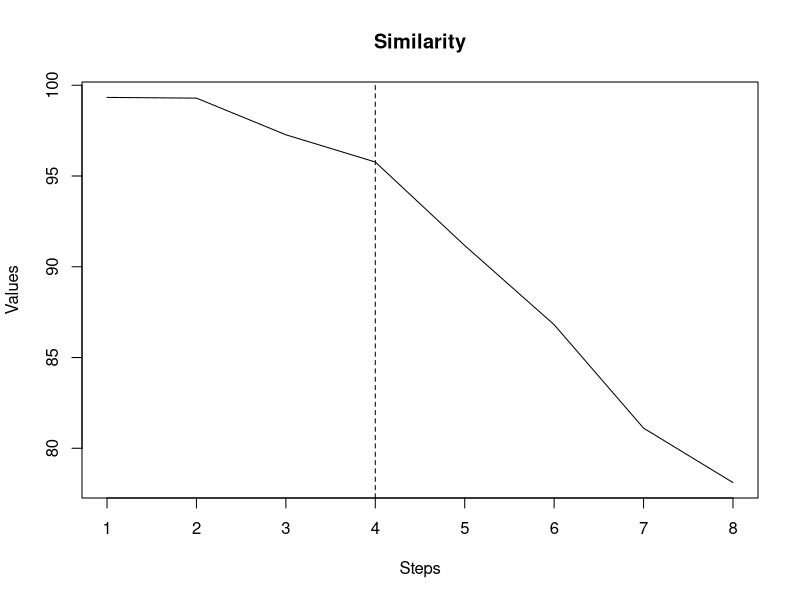

The R source for this figure:
## ---- chunk 1
matt <- read.csv2("data/confinanti.csv")
# matt is the name chosen for the full matrix
matw <- matt[,2:10]
matw
vap01 <- matt[,11]
vap06 <- matt[,12]
## ---- chunk 2
num <- matrix(0,9,9)
for (i in 1:9) for (j in 1:9) num[i,j] <- (vap01[i]-mean(vap01))*(vap01[j]-mean(vap01))*matw[i,j]
num2 <- sum(num)
den <- 0
for (i in 1:9) den[i] <- (vap01[i]-mean(vap01))^2
den1 <- sum(den)
IMoran <- 9/sum(matw)*num2/den1
IMoran
centr <- -1/(9-1); centr
IMoran > centr
## ---- chunk 3
numc <- matrix(0,9,9)
for (i in 1:9) for (j in 1:9) numc[i,j] <- ((vap01[i]-vap01[j])^2)*matw[i,j]
CGeary <- (8/(2*sum(matw)))*sum(numc)/sum(den)
CGeary
## ---- chunk 4
num <- matrix(0,9,9)
for (i in 1:9) for (j in 1:9) num[i,j] <- (vap06[i]-mean(vap06))*(vap06[j]-mean(vap06))*matw[i,j]
num2 <- sum(num)
den <- 0
for (i in 1:9) den[i] <- (vap06[i]-mean(vap06))^2
den1 <- sum(den)
IMoran <- 9/sum(matw)*num2/den1
IMoran
centr <- -1/(9-1); centr
IMoran > centr
## ---- chunk 5
numc <- matrix(0,9,9)
for (i in 1:9) for (j in 1:9) numc[i,j] <- ((vap06[i]-vap06[j])^2)*matw[i,j]
CGeary <- (8/(2*sum(matw)))*sum(numc)/sum(den)
CGeary
## ---- chunk 6
X <- c(12,25,16,81,55,70,18,48,51)
Y <- c(23,20,27,26,21,35,52,64,69)
## ---- chunk 7
d12 <- (X[1]-X[2])^2+(Y[1]-Y[2])^2; d12
## ---- chunk 8
d <- matrix(0,9,9)
for (i in 1:9) for (j in 1:9) d[i,j] <- (X[i]-X[j])^2+(Y[i]-Y[j])^2
## ---- chunk 9
d
## ---- chunk 10
dn <- d; d0 <- d; ind <- dim(dn)[2]; aggr <- 0
dn[lower.tri(dn,TRUE)] <- NA
for (j in 1:(ind-2)) {
  coord <- which(dn==min(dn,na.rm=TRUE),arr.ind=TRUE)
  minimo <- min(dn,na.rm=TRUE)
  aggr[j] <- minimo; dd <- 0
  for (i in 1:ind) dd[i] <- min(d0[coord[1],i],d0[i,coord[2]])
  dn[coord[1],] <- dd
  dn[,coord[1]] <- dd
  dn <- dn[,-coord[2]]
  dn <- dn[-coord[2],]
  d0[coord[1],] <- dd
  d0[,coord[1]] <- dd
  d0 <- d0[,-coord[2]]
  d0 <- d0[-coord[2],]
  ind <- ind-1
  dn[lower.tri(dn,TRUE)] <- NA
}
aggr[j+1] <- dn[1,2]
gruppi <- matrix(0,(dim(d)[2]-1),2)
for (i in 1:(dim(d)[2]-1)) gruppi[i,1:2] <- which(d==aggr[i],arr.ind=TRUE)[1:2]
gruppi <- cbind(gruppi,aggr)
colnames(gruppi) <- c("cl1","cl2","dist")
## ---- chunk 11
gruppi
## ---- chunk 12
#| fig-cap: "Figure 12.2 – Similarity index"
simil <- (1-gruppi[,3]/max(d))*100; round(simil,2)
plot(round(simil,2), type="l", main="Similarity", xlab="Steps", ylab="Values")
abline(v=4, lty=2)
## ---- chunk 13
X1 <- c(16,12,13,11,10,9,8,7,5,3,2,0)
X2 <- c(8,10,6,2,8,-1,4,6,-3,-1,-3,0)
## ---- chunk 14
X1m <- X1-mean(X1)
X2m <- X2-mean(X2)
mean(X1); mean(X2); mean(X1m); mean(X2m)
var(X1); var(X2); var(X1m); var(X2m)
cov(X1,X2); cov(X1m,X2m)
cor(X1,X2); cor(X1m,X2m)
## ---- chunk 15
S <- matrix(c(var(X1),cov(X1,X2),cov(X2,X1),var(X2)),2,2)
S
## ---- chunk 16
eigen(S)
## ---- chunk 17
lambda1 <- -((-44.18)-(44.18^2-4*1*216.36)^0.5)/(2*1)
lambda2 <- -((-44.18)+(44.18^2-4*1*216.36)^0.5)/(2*1)
lambda <- c(lambda1,lambda2)
lambda
## ---- chunk 18
polyroot(c(216.36,-44.18,1))
## ---- chunk 19
id <- diag(2)
S-lambda1*id
## ---- chunk 20
w11 <- -(S-lambda1*id)[2,1]/(S-lambda1*id)[1,1]
w11
## ---- chunk 21
w1 <- c(w11,1)
w1
## ---- chunk 22
w1norm <- w1*(1/sqrt(sum(w1^2))); w1norm
sum(w1norm^2)
## ---- chunk 23
S-lambda2*id
## ---- chunk 24
w21 <- -(S-lambda2*id)[2,1]/(S-lambda2*id)[1,1]
w21
w2 <- c(w21,1); w2
w2norm <- w2*(1/sqrt(sum(w2^2))); w2norm
sum(w2norm^2)
## ---- chunk 25
c1 <- w1norm[1]*X1m+w1norm[2]*X2m
c2 <- w2norm[1]*X1m+w2norm[2]*X2m
## ---- chunk 26
cbind(c1,c2)
round(mean(c1),2); round(mean(c2),2)
round(var(c1),2); round(var(c2),2)
round(var(c1),2)+round(var(c2),2)
round(var(X1m),2)+round(var(X2m),2)
## ---- chunk 27
round(cov(c1,c2),2)
round(cor(c1,c2),2)
## ---- chunk 28
cormat <- matrix(c(cor(c1,X1),cor(c1,X2),cor(c2,X1),cor(c2,X2)),2,2)
rownames(cormat) <- c("X1","X2")
colnames(cormat) <- c("c1","c2")
cormat
## ---- chunk 29
(var(c1)/(var(c1)+var(c2)))*100
(var(c2)/(var(c1)+var(c2)))*100
cbind(1:12,c1)[order(c1),]
